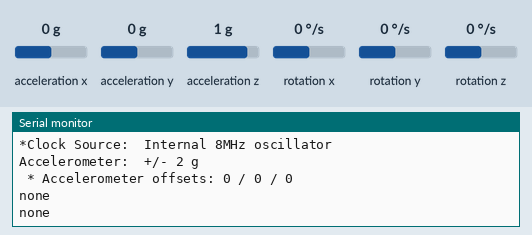
Simulated run of this sketch. Board: Arduino Uno, built with avr-gcc and run on an emulated ATmega328P. Parts: the last lines printed to the serial monitor. The inputs (shaded band) are chosen by the test bench; at power-on: acceleration x 0 g, acceleration y 0 g, acceleration z 1 g, rotation x 0 °/s, rotation y 0 °/s, rotation z 0 °/s.

Above: at 1.2 s.
1.3 s: acceleration x set to -1.4 g
At 2.4 s:
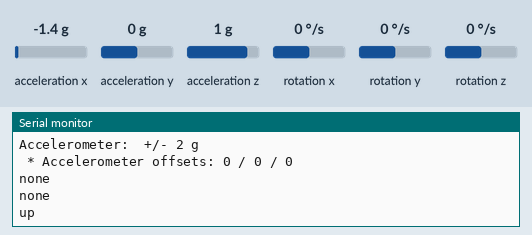
4.6 s: acceleration x set to 0.8 g
At 5.9 s:
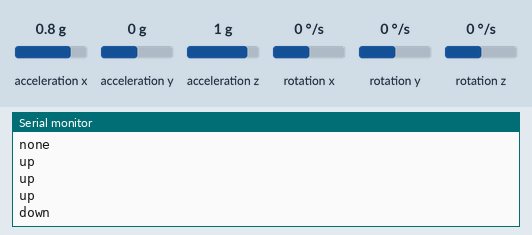

Measured:
- after the input at 1.3 s, the serial monitor: prints a new line after 0.80 s (image 1)
- after the input at 4.6 s, the serial monitor: prints a new line after 0.52 s (image 2)

The sketch:

MPU6050-20230916.txt.ino
```cpp
#include <Wire.h>
#include <MPU6050.h>

MPU6050 mpu;

void setup() {
  Serial.begin (9600);
  Serial.println("Initialize MPU6050");
  while(!mpu.begin(MPU6050_SCALE_2000DPS,MPU6050_RANGE_2G)) { //sensor check
    Serial.println("No valid MPU6050 sensor found :(");
      delay(500);
      mpu.calibrateGyro(); //calibrate mpu
      mpu.setThreshold(3); //set sensitivity to default 3
  }
  checkSettings();
}

void checkSettings() {
  Serial.println();

  Serial.print("*Sleep Mode:  ");
  Serial.println(mpu.getSleepEnabled()?"Enabled":"Disabled"); //Gets current sleep mode enabled status

  Serial.print("*Clock Source:  ");
  switch(mpu.getClockSource()) {
    case MPU6050_CLOCK_KEEP_RESET:     Serial.println("Stops the clock and keeps the timing generator in reset"); break;
    case MPU6050_CLOCK_EXTERNAL_19MHZ: Serial.println("PLL with external 19.2MHz reference"); break;
    case MPU6050_CLOCK_EXTERNAL_32KHZ: Serial.println("PLL with external 32.768kHz reference"); break;
    case MPU6050_CLOCK_PLL_ZGYRO:      Serial.println("PLL with Z axis gyroscope reference"); break;
    case MPU6050_CLOCK_PLL_YGYRO:      Serial.println("PLL with Y axis gyroscope reference"); break;
    case MPU6050_CLOCK_PLL_XGYRO:      Serial.println("PLL with X axis gyroscope reference"); break;
    case MPU6050_CLOCK_INTERNAL_8MHZ:  Serial.println("Internal 8MHz oscillator"); break;
  }

  Serial.print("Accelerometer:  ");
  switch(mpu.getRange())
  {
    case MPU6050_RANGE_16G:            Serial.println("+/- 16 g"); break;
    case MPU6050_RANGE_8G:             Serial.println("+/- 8 g"); break;
    case MPU6050_RANGE_4G:             Serial.println("+/- 4 g"); break;
    case MPU6050_RANGE_2G:             Serial.println("+/- 2 g"); break;
  }

  Serial.print(" * Accelerometer offsets: ");
  Serial.print(mpu.getAccelOffsetX());
  Serial.print(" / ");
  Serial.print(mpu.getAccelOffsetY());
  Serial.print(" / ");
  Serial.println(mpu.getAccelOffsetZ());

  Serial.println();
}

void loop() {
  Vector rawAccel = mpu.readRawAccel();
  Vector normAccel = mpu.readNormalizeAccel();

  if(normAccel.XAxis >= 5) {
    Serial.println("down");
  }
  else if(normAccel.XAxis <= -5) {
    Serial.println("up");
  }
  else if(normAccel.YAxis >= 5) {
    Serial.println("left");
  }
  else if(normAccel.YAxis <= -5) {
    Serial.println("right");
  }else{
    Serial.println("none");
  }
  delay(1000);
}
```
